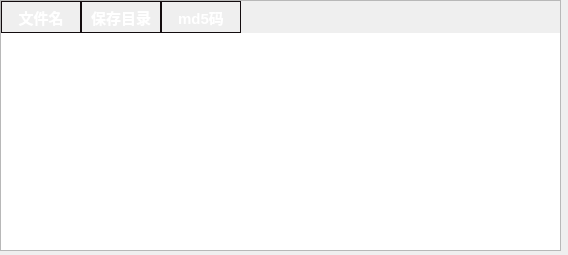
<?xml version="1.0" encoding="UTF-8"?>
<ui version="4.0">
 <class>Form</class>
 <widget class="QWidget" name="Form">
  <property name="geometry">
   <rect>
    <x>0</x>
    <y>0</y>
    <width>568</width>
    <height>255</height>
   </rect>
  </property>
  <property name="windowTitle">
   <string>Form</string>
  </property>
  <widget class="QTableWidget" name="tableWidget">
   <property name="geometry">
    <rect>
     <x>0</x>
     <y>0</y>
     <width>561</width>
     <height>251</height>
    </rect>
   </property>
   <property name="styleSheet">
    <string notr="true">/*表格的一种美化方式*/


    QHeaderView::section
{
    font-size:15px;
    font-family:&quot;Microsoft YaHei&quot;;
    text-align:left;
    min-height:30px;
    max-height:49px;
    margin-left:0px;
    padding-left:0px;
	border:1px solid #130c0e ;
	font:Bold;
	color:white;
	background-color:&quot;#426ab3&quot;;

}/*
QBrush
{
color:red;
}

QHeaderView::section
{
    font-size:20px;
    font-family:&quot;Microsoft YaHei&quot;;
    color:#FFFFFF;
    text-align:left;
    min-height:49px;
    max-height:49px;
    margin-left:0px;
    padding-left:0px;
}*/

/*background:#FFFFFF;
QTableWidget
{
    border:none;
    font-size:20px;
    font-family:&quot;Microsoft YaHei&quot;;
    color:rgb(25,35,45);
}


QTableWidget::item
{
    border-bottom:1px solid #EEF1F7 ;
	color:rgb(25,35,45);
}*/
/*
QTableWidget::item::selected
{
    color:#45b97c;
}
*/

QScrollBar::handle:vertical
{
    background: rgba(255,255,255,20%);
    border: 0px solid grey;
    border-radius:3px;
    width: 8px;
}

QScrollBar::add-page:vertical, QScrollBar::sub-page:vertical
{
    background:rgba(255,255,255,10%);
}


QScollBar::add-line:vertical, QScrollBar::sub-line:vertical
{
    background:transparent;
}
</string>
   </property>
   <property name="editTriggers">
    <set>QAbstractItemView::NoEditTriggers</set>
   </property>
   <attribute name="horizontalHeaderDefaultSectionSize">
    <number>80</number>
   </attribute>
   <attribute name="verticalHeaderVisible">
    <bool>false</bool>
   </attribute>
   <column>
    <property name="text">
     <string>文件名</string>
    </property>
   </column>
   <column>
    <property name="text">
     <string>保存目录</string>
    </property>
   </column>
   <column>
    <property name="text">
     <string>md5码</string>
    </property>
   </column>
  </widget>
 </widget>
 <resources/>
 <connections/>
</ui>
